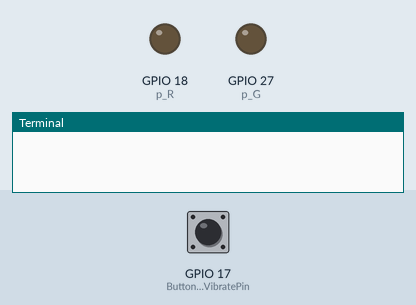
Simulated run of this program. Board: Raspberry Pi (BCM pin numbers). On the bench: output pins drawn as LEDs (lit = HIGH), the last lines printed to the terminal. The test bench sets the inputs (shaded band); at power-on: GPIO 17 (Button makerobo_VibratePin) HIGH.

Above: at 1.2 s.
1.3 s: GPIO 17 (Button makerobo_VibratePin) pulled LOW for 0.15 s
At 2.5 s:
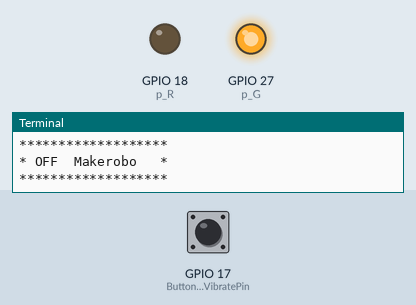
2.9 s: GPIO 17 (Button makerobo_VibratePin) pulled LOW for 3.2 s
At 4.2 s:
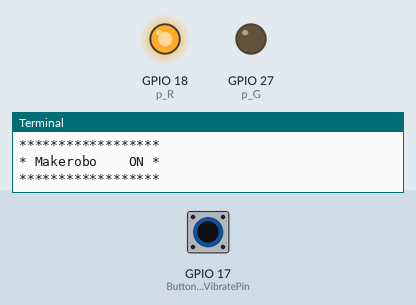
Timing chart, 0 to 7.6 s (numbered marks = the images above; inputs shaded):
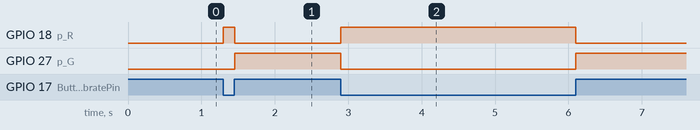

Measured:
- after the input at 1.3 s, GPIO 18 (p_R): LOW → HIGH at once, → LOW 0.15 s later; GPIO 27 (p_G): LOW → HIGH after 0.15 s
- after the input at 2.9 s, GPIO 18 (p_R): LOW → HIGH at once, → LOW 3.2 s later; GPIO 27 (p_G): HIGH → LOW at once, → HIGH 3.2 s later

The program:

8._______.py
```python
#!/usr/bin/env python
# coding: utf-8

# <center><img src="./image/CLBLOGO.jpg" alt="创乐博" style="width: 300px;"/></center>
#
# # 8.振动传感器实验
#
# @－－－－湖南创乐博智能科技有限公司－－－－<br>
# @  文件名：8.振动传感器实验.py <br>
# @  版本：V2.0 <br>
# @  author: zhulin<br>
# @  说明：振动传感器实验
# 振动传感器实验，通过GPIOZero库的Button库直接检测振动传感器频率，从而来点亮双色LED灯指示！！！<br>

# ## 1.导入必要的库文件

# In[1]:


from gpiozero import Button
from gpiozero import LED
from time import sleep
from signal import pause


# ## 2.定义振动传感器管脚和双色LED管脚

# In[2]:


makerobo_VibratePin = Button(17)     # 振动传感器管脚
p_R = LED(18)        # 红色LED管脚
p_G = LED(27)        # 绿色LED管脚


# ## 3.初始化工作及中断函数定义

# In[3]:


def pressed():
    print('******************')
    print('* Makerobo    ON *')
    print('******************')
    p_R.on()  # 打开红色LED
    p_G.off() # 关闭绿色LED

def released():
    print('*******************')
    print('* OFF  Makerobo   *')
    print('*******************')
    p_R.off()   # 关闭红色LED
    p_G.on()    # 打开绿色LED

makerobo_VibratePin.when_pressed = pressed
makerobo_VibratePin.when_released = released


# ## 4.主程序

# In[ ]:


# 循环函数
def makerobo_loop():
    pause()

# 释放资源
def makerobo_destroy():
    p_R.close()
    p_G.close()

# 程序入口
if __name__ == '__main__':
	try:
		makerobo_loop()        #  调用循环函数
	except KeyboardInterrupt:  #  当按下Ctrl+C时，将执行destroy()子程序。
		makerobo_destroy()     #  释放资源
```
